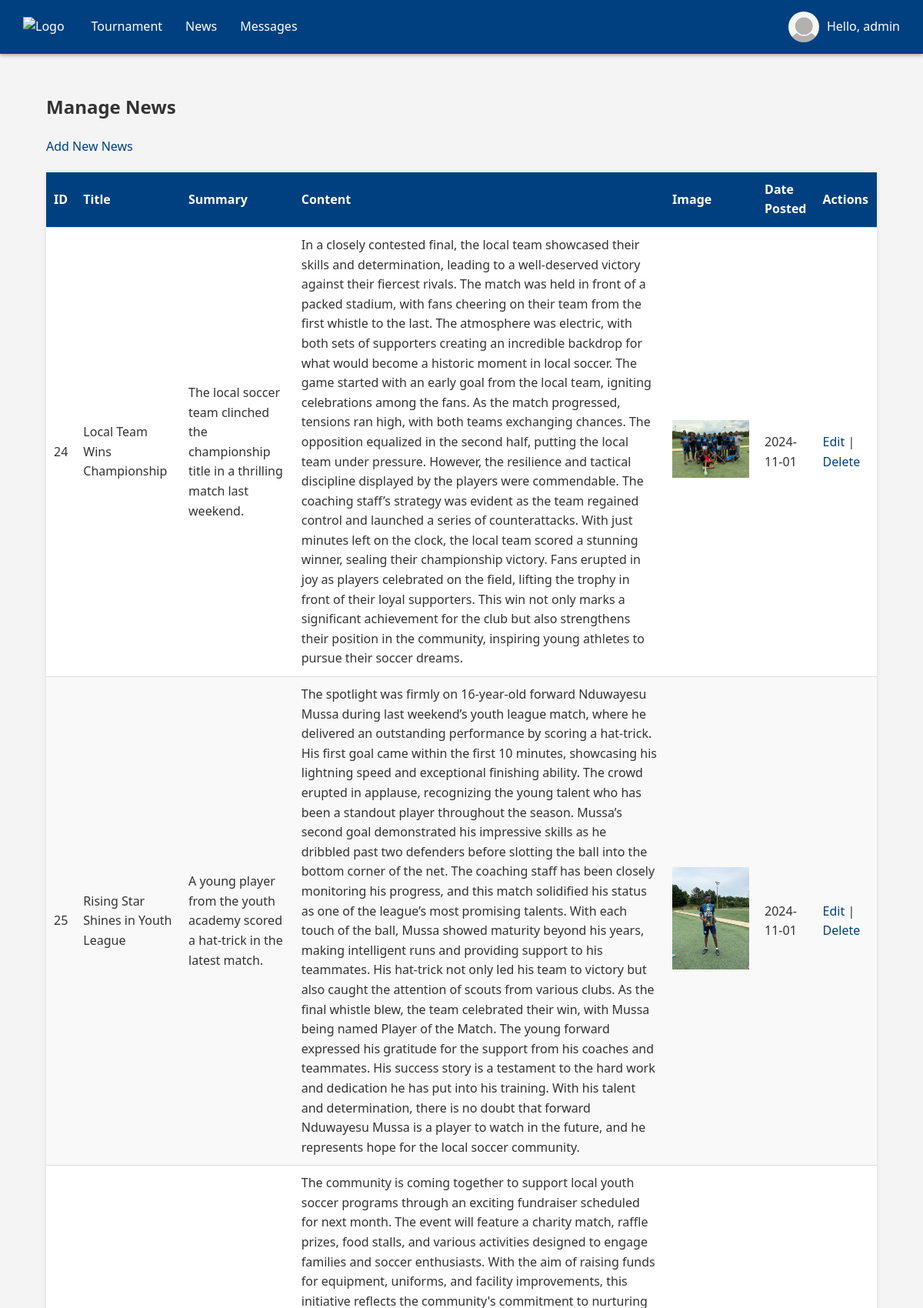
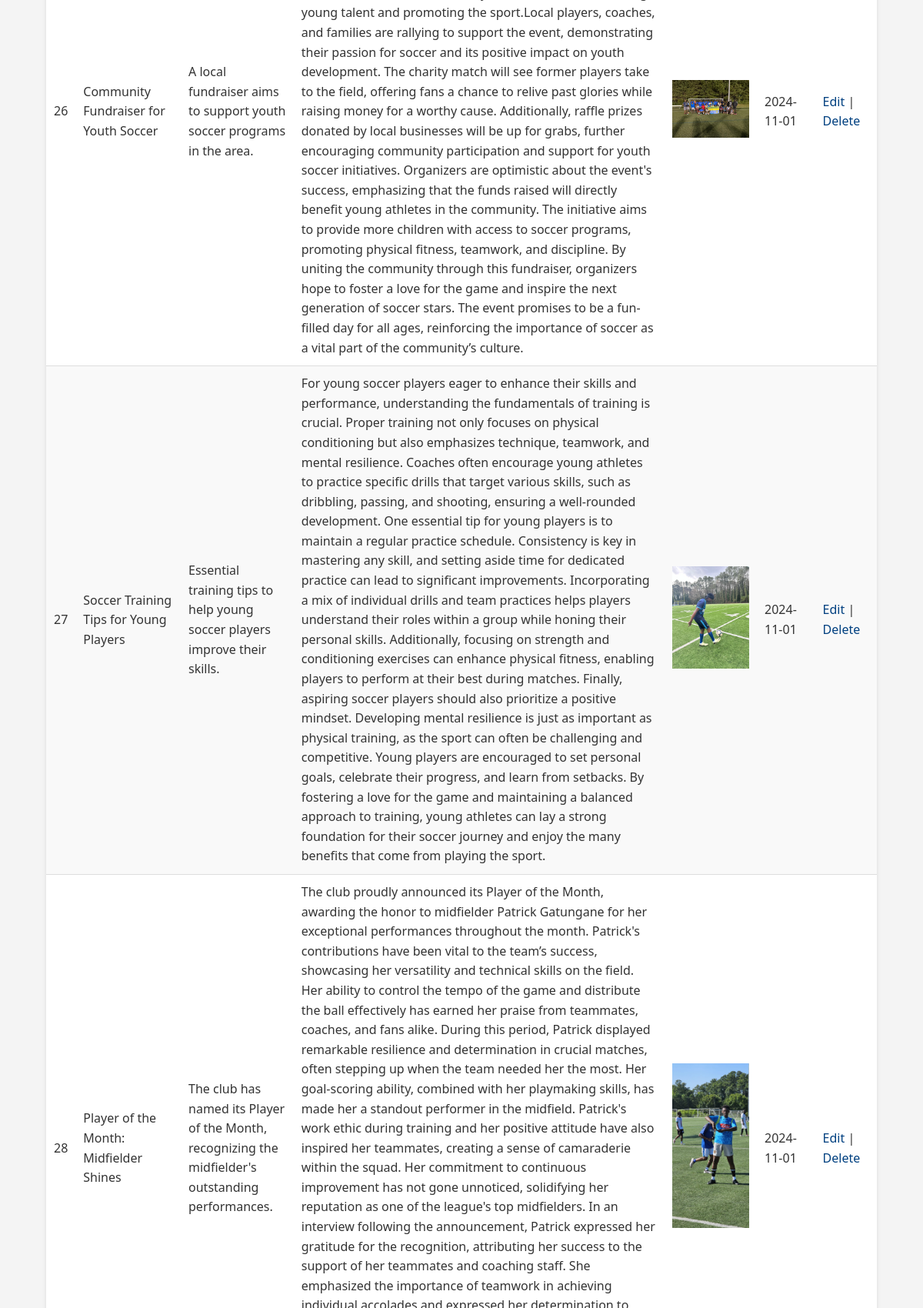
Page /admin/manage_news.php (signed in, upper part) on the committed database (2 pictures, top to bottom).
### tables this page shows
CREATE TABLE `news` (
  `id` int(11) NOT NULL,
  `title` varchar(255) NOT NULL,
  `summary` text DEFAULT NULL,
  `content` text NOT NULL,
  `image` varchar(255) DEFAULT NULL,
  `date_posted` date NOT NULL,
  `created_at` timestamp NOT NULL DEFAULT current_timestamp(),
  `admin_id` int(11) NOT NULL
);

### admin/manage_news.php (the view, shortened to what this page needs)
<?php
$admin_id = $_SESSION['admin_id'];
?>
<!DOCTYPE html>
<html lang="en">
<head>
    <link rel="stylesheet" href="../css/styles.css">
    <link rel="stylesheet" href="../css/admin_styles.css">
</head>
<body>
<?php include '../includes/admin_header.php'; ?>
<main>
    <div class="container">
        <section class="manage-news">
            <h2>Manage News</h2>
            <a href="add_news.php" class="btn">Add New News</a>
            <table cellpadding="10">
                <thead>
                    <tr>
                        <th>ID</th>
                        <th>Title</th>
                        <th>Summary</th>
                        <th>Content</th>
                        <th>Image</th>
                        <th>Date Posted</th>
                        <th>Actions</th>
                    </tr>
                </thead>
                <tbody>
                <?php
                $sql = "SELECT * FROM news WHERE admin_id = ? ORDER BY date_posted DESC";
                $stmt = $conn->prepare($sql);
                $stmt->bind_param("i", $admin_id);
                $stmt->execute();
                $result = $stmt->get_result();
                if ($result === FALSE) {
                    echo "<tr><td colspan='7'>Error fetching news: " . $conn->error . "</td></tr>";
                } elseif ($result->num_rows > 0) {
                    while ($news = $result->fetch_assoc()) {
                        echo "<tr>";
                        echo "<td>" . $news['id'] . "</td>";
                        echo "<td>" . htmlspecialchars($news['title'] ?? '') . "</td>";
                        echo "<td>" . htmlspecialchars($news['summary'] ?? '') . "</td>";
                        echo "<td>" . htmlspecialchars($news['content'] ?? '') . "</td>";
                        echo "<td>";
                        if ($news['image']) {
                            echo "<img src='../uploads/news/" . htmlspecialchars($news['image'] ?? '') . "' alt='News Image' style='width: 100px; height: auto;'>";
                        } else {
                            echo "No image";
                        }
                        echo "</td>";
                        echo "<td>" . htmlspecialchars($news['date_posted'] ?? '') . "</td>";
                        echo "<td>
                                <a href='edit_news.php?id=" . $news['id'] . "'>Edit</a> |
                                <a href='manage_news.php?action=delete&id=" . $news['id'] . "' onclick=\"return confirm('Are you sure you want to delete this news article?')\">Delete</a>
                              </td>";
                        echo "</tr>";
                    }
                } else {
                    echo "<tr><td colspan='7'>No news articles found.</td></tr>";
                }
                ?>
                </tbody>
            </table>
        </section>
    </div>
</main>
</body>
</html>

### css/styles.css (style rules this page uses)
html, body { font-family: Arial, sans-serif; margin: 0; padding: 0; background-color: #f4f4f4; color: #333; line-height: 1.6; height: 100%; display: flex; flex-direction: column; }
.container { max-width: 90%; margin: 50px auto; overflow: hidden; padding: 20px 0; }
.container { width: 90%; max-width: 1200px; margin: auto; padding: 20px 0; }
main { padding: 20px 0; flex: 1; }
.manage-tournaments table, .manage-teams table, .manage-matches table, .manage-news table { width: 100%; border-collapse: collapse; margin-top: 20px; }
.manage-tournaments th, .manage-teams th, .manage-matches th, .manage-news th, .manage-tournaments td, .manage-teams td, .manage-matches td, .manage-news td { padding: 10px; text-align: left; }
.manage-tournaments th, .manage-teams th, .manage-matches th, .manage-news th { background-color: #004080; color: #fff; }
.manage-tournaments tr:nth-child(even), .manage-teams tr:nth-child(even), .manage-matches tr:nth-child(even), .manage-news tr:nth-child(even) { background-color: #f9f9f9; }
.manage-tournaments a, .manage-teams a, .manage-matches a, .manage-news a { color: #004080; text-decoration: none; }
a { text-decoration: none; }

### css/admin_styles.css (style rules this page uses)
body { font-family: 'Segoe UI', Tahoma, Geneva, Verdana, sans-serif; background-color: #f4f4f4; margin: 0; padding: 0; }
.container { width: 90%; margin: 0 auto; padding: 20px; padding-top: 80px; }
h2, h3, h4 { color: #333; }
table { width: 100%; border-collapse: collapse; margin-bottom: 20px; background-color: white; box-shadow: 0 2px 5px rgba(0,0,0,0.1); }
table th, table td { padding: 15px; border-bottom: 1px solid #ddd; text-align: left; }
table th { background-color: #007BFF; color: white; font-size: 16px; }

### rows in the picture
news: id "24", title "Local Team Wins Championship", summary "The local soccer team clinched the championship title in a thrilling match last weekend.", content "In a closely contested final, the local team showcased their skills and determination, leading to a well-deserved victory against their fiercest rivals. The match was held in front of a packed stadium, with fans cheering on their team from the first whistle to the last. The atmosphere was electric, with both sets of supporters creating an incredible backdrop for what would become a historic moment in local soccer. The game started with an early goal from the local team, igniting celebrations among the fans. As the match progressed, tensions ran high, with both teams exchanging chances. The opposition equalized in the second half, putting the local team under pressure. However, the…", image (picture), date_posted "2024-11-01"
news: id "25", title "Rising Star Shines in Youth League", summary "A young player from the youth academy scored a hat-trick in the latest match.", content "The spotlight was firmly on 16-year-old forward Nduwayesu Mussa during last weekend’s youth league match, where he delivered an outstanding performance by scoring a hat-trick. His first goal came within the first 10 minutes, showcasing his lightning speed and exceptional finishing ability. The crowd erupted in applause, recognizing the young talent who has been a standout player throughout the season. Mussa’s second goal demonstrated his impressive skills as he dribbled past two defenders before slotting the ball into the bottom corner of the net. The coaching staff has been closely monitoring his progress, and this match solidified his status as one of the league’s most promising talents.…", image (picture), date_posted "2024-11-01"
news: id "26", title "Community Fundraiser for Youth Soccer", summary "A local fundraiser aims to support youth soccer programs in the area.", content "The community is coming together to support local youth soccer programs through an exciting fundraiser scheduled for next month. The event will feature a charity match, raffle prizes, food stalls, and various activities designed to engage families and soccer enthusiasts. With the aim of raising funds for equipment, uniforms, and facility improvements, this initiative reflects the community's commitment to nurturing young talent and promoting the sport.Local players, coaches, and families are rallying to support the event, demonstrating their passion for soccer and its positive impact on youth development. The charity match will see former players take to the field, offering fans a chance to…", image (picture), date_posted "2024-11-01"
news: id "27", title "Soccer Training Tips for Young Players", summary "Essential training tips to help young soccer players improve their skills.", content "For young soccer players eager to enhance their skills and performance, understanding the fundamentals of training is crucial. Proper training not only focuses on physical conditioning but also emphasizes technique, teamwork, and mental resilience. Coaches often encourage young athletes to practice specific drills that target various skills, such as dribbling, passing, and shooting, ensuring a well-rounded development. One essential tip for young players is to maintain a regular practice schedule. Consistency is key in mastering any skill, and setting aside time for dedicated practice can lead to significant improvements. Incorporating a mix of individual drills and team practices helps…", image (picture), date_posted "2024-11-01"
news: id "28", title "Player of the Month: Midfielder Shines", summary "The club has named its Player of the Month, recognizing the midfielder's outstanding performances.", image (picture), date_posted "2024-11-01"

### other values in the picture
$_SESSION['username'] "admin"
